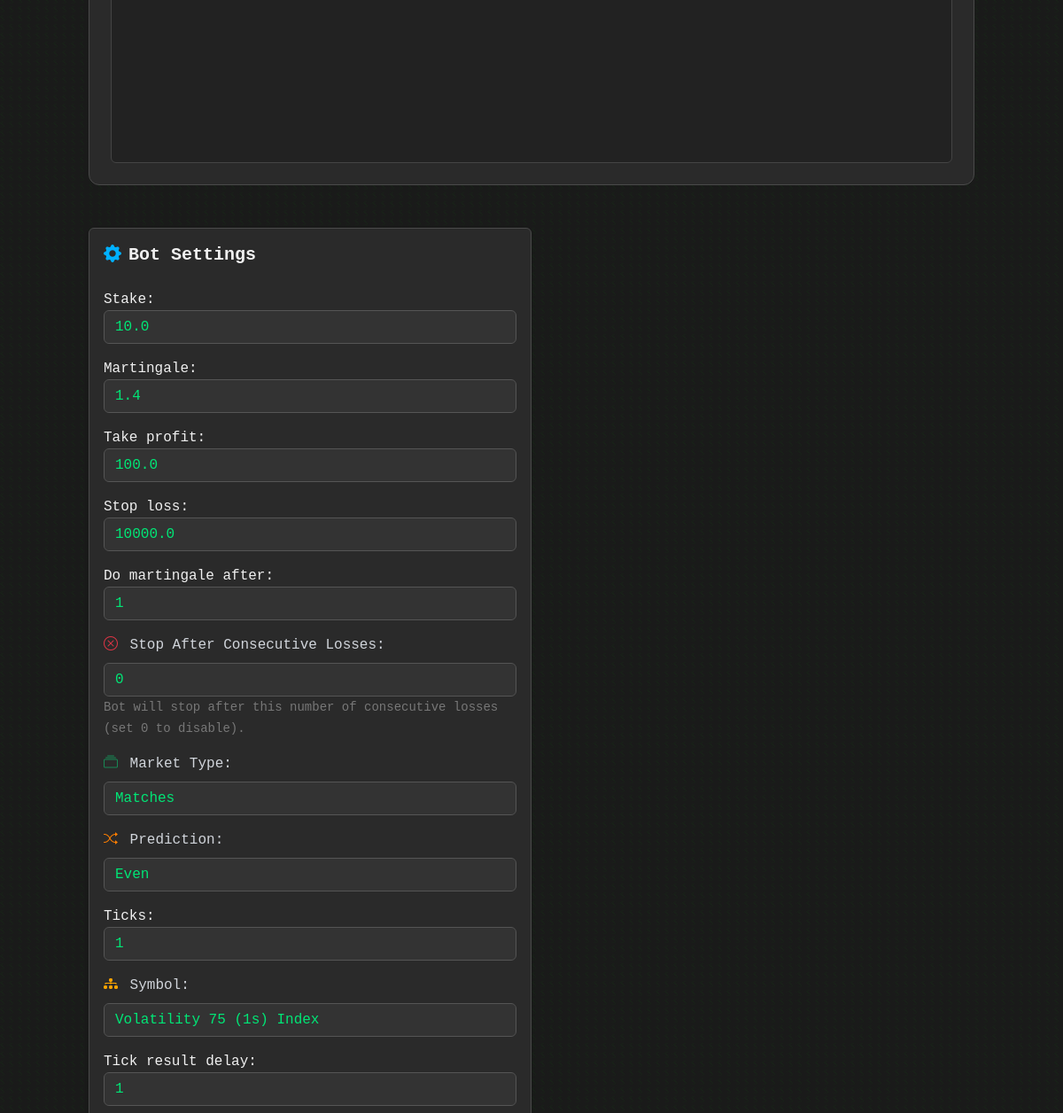
The app's page / (signed in, middle part), older data.
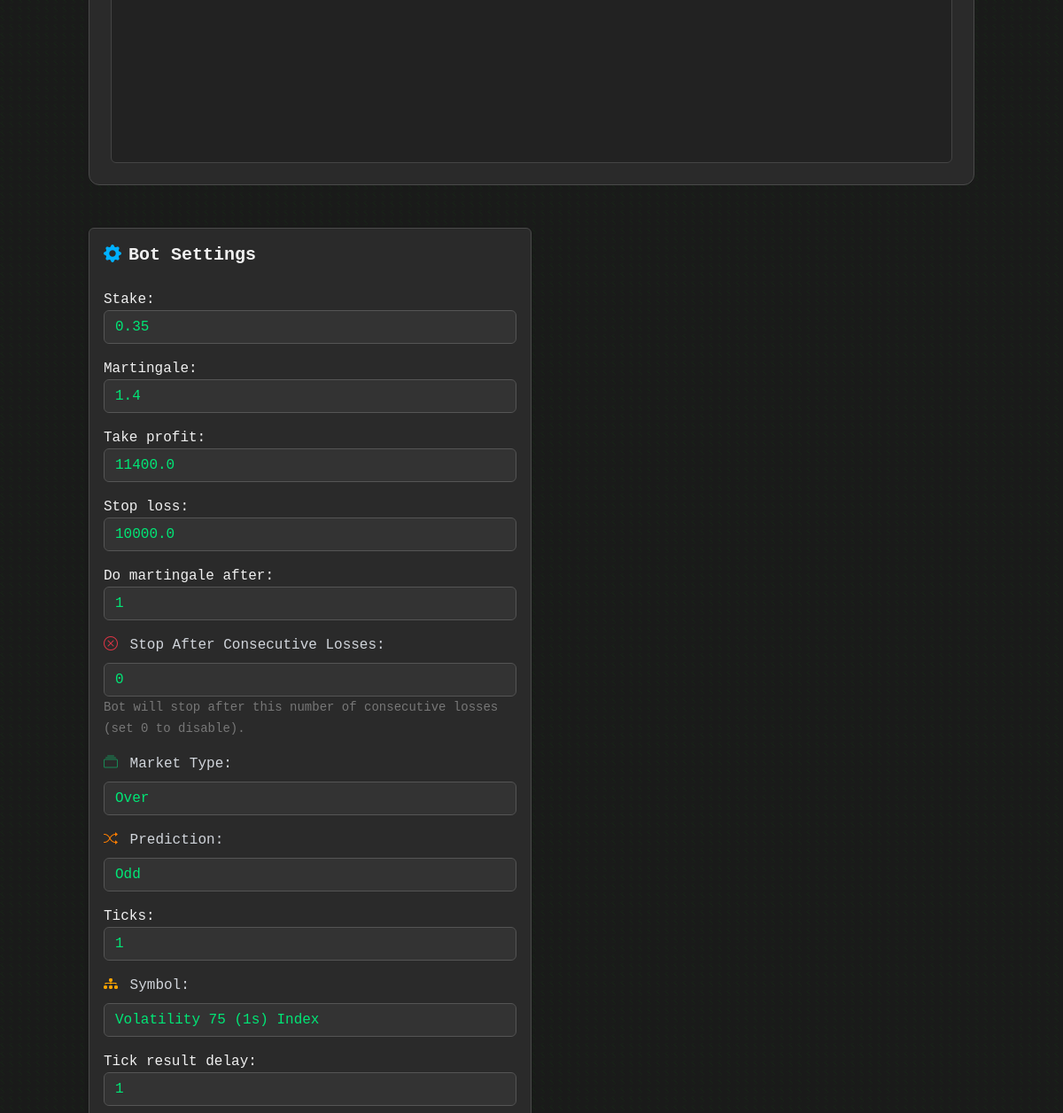
The same page, newer data.
### user_config/models.py (models this page shows, shortened)
class BotSettings(models.Model):
    user = models.OneToOneField(User, on_delete=models.CASCADE)
    stake = models.FloatField(default=1.0)
    martingale = models.FloatField(default=2.0)
    take_profit = models.FloatField(default=10.0)
    stop_loss = models.FloatField(default=10.0)
    do_martingale_after = models.IntegerField(default=1)
    prediction = models.CharField(max_length=10, choices=PREDICTION_CHOICES, default='even')
    ticks = models.IntegerField(default=1)
    symbol = models.CharField(max_length=20, choices=SYMBOL_CHOICES, default="R_50")
    tick_result_delay = models.IntegerField(default=1)
    market_type = models.CharField(max_length=20, choices=MARKET_CHOICES, default='even_odd')
    threshold = models.IntegerField(null=True, blank=True)  # Only used for over/under markets
    recovery_threshold = models.IntegerField(null=True, blank=True)
    stop_after_losses = models.IntegerField(default=0, help_text="Stop bot after X consecutive losses")

### dashboard/views.py (the view, shortened to what this page needs)
# urls.py: path('', views.dashboard_view, name='dashboard'),
@login_required
def dashboard_view(request):
    user = request.user
    profile, _ = UserProfile.objects.get_or_create(user=user)
    settings, _ = BotSettings.objects.get_or_create(user=user)
    status, _ = BotStatus.objects.get_or_create(user=user)
    profile_form = UserProfileForm(instance=profile)
    settings_form = BotSettingsForm(instance=settings)
    is_ajax = request.headers.get("x-requested-with") == "XMLHttpRequest"
    balance, currency = 0.0, "USD"
    try:
        if profile.deriv_token:
            balance, currency = async_to_sync(get_account_balance)(profile.deriv_token)
    except Exception as e:
        print(f"[ERROR] Balance fetch failed: {e}")
    bot_status_text = "Running" if status.is_running else "Stopped"
    bot_status_class = "status-running" if status.is_running else "status-stopped"
    return render(request, 'dashboard/dashboard.html', {
        'profile_form': profile_form,
        'settings_form': settings_form,
        'bot_status': status,
        'balance': balance,
        'currency': currency,
        'bot_status_text': bot_status_text,
        'bot_status_class': bot_status_class,
        'symbol_choices': dict(SYMBOL_CHOICES),
    })

### user_config/forms.py
class UserProfileForm(forms.ModelForm):
    class Meta:
        model = UserProfile
        fields = ['deriv_token']
        widgets = {
            'deriv_token': forms.TextInput(attrs={'class': 'form-control'}),
        }

class BotSettingsForm(forms.ModelForm):
    class Meta:
        model = BotSettings
        exclude = ['user']
        widgets = {
            'stake': forms.NumberInput(attrs={'class': 'form-control'}),
            'martingale': forms.NumberInput(attrs={'class': 'form-control'}),
            'take_profit': forms.NumberInput(attrs={'class': 'form-control'}),
            'stop_loss': forms.NumberInput(attrs={'class': 'form-control'}),
            'do_martingale_after': forms.NumberInput(attrs={'class': 'form-control'}),
            'prediction': forms.Select(attrs={'class': 'form-control'}),
            'ticks': forms.NumberInput(attrs={'class': 'form-control'}),
            'tick_result_delay': forms.NumberInput(attrs={'class': 'form-control'}),
            'threshold': forms.NumberInput(attrs={'class': 'form-control'}),
            'market_type': forms.Select(attrs={'class': 'form-control'}),
            'symbol': forms.Select(attrs={'class': 'form-control'}),
            'recovery_threshold': forms.NumberInput(attrs={'class': 'form-control'}),
            'stop_after_losses': forms.NumberInput(attrs={'class': 'form-control'}),
        }

### dashboard/templates/dashboard/dashboard.html (shortened to what this page needs)
<!DOCTYPE html>
<html lang="en">
<head>
    <link href="https://cdn.jsdelivr.net/npm/bootstrap@5.3.0/dist/css/bootstrap.min.css" rel="stylesheet">
    <link href="https://cdn.jsdelivr.net/npm/bootstrap-icons@1.10.0/font/bootstrap-icons.css" rel="stylesheet">
    <script src="https://cdn.tailwindcss.com"></script>
    <link href="https://cdn.jsdelivr.net/npm/bootstrap-icons@1.11.1/font/bootstrap-icons.css" rel="stylesheet">
</head>
<body class="container py-4">
<div class="mb-5 bg-gray-800 rounded-xl p-4 border border-gray-700">
    <div
        id="bot-log" class="overflow-y-auto bg-gray-900 text-gray-200 p-3 space-y-2 rounded">
    </div>
</div>
<div class="col-md-6 mb-4">
    <div class="card shadow-sm bg-gray-900 text-white border border-gray-700">
        <div class="card-body">
            <h5 class="text-xl font-semibold mb-4 flex items-center">
                <i class="bi bi-gear-fill text-info me-2"></i> Bot Settings
            </h5>
            <form method="post" id="settings-form">
                <div class="mb-3">{{ settings_form.stake.label_tag }}{{ settings_form.stake }}</div>
                <div class="mb-3">{{ settings_form.martingale.label_tag }}{{ settings_form.martingale }}</div>
                <div class="mb-3">{{ settings_form.take_profit.label_tag }}{{ settings_form.take_profit }}</div>
                <div class="mb-3">{{ settings_form.stop_loss.label_tag }}{{ settings_form.stop_loss }}</div>
                <div class="mb-3">{{ settings_form.do_martingale_after.label_tag }}{{ settings_form.do_martingale_after }}</div>
                <div class="mb-3">
                    <label for="id_stop_after_losses" class="form-label text-gray-300">
                        <i class="bi bi-x-circle me-1 text-danger"></i>
                        Stop After Consecutive Losses:
                    </label>
                    <input type="number" name="stop_after_losses" class="form-control bg-gray-800 text-white border-gray-700" id="id_stop_after_losses"
                        value="{{ settings_form.instance.stop_after_losses|default:0 }}" min="0">
                    <small class="form-text text-muted">Bot will stop after this number of consecutive losses (set 0 to disable).</small>
                </div>
                <div class="mb-3">
                    <label for="market-type" class="form-label text-gray-300">
                        <i class="bi bi-collection me-1 text-success"></i> Market Type:
                    </label>
                    <select id="market-type" name="market_type" class="form-control bg-gray-800 text-white border-gray-700">
                        <option value="over" {% if settings_form.instance.market_type == "over" %}selected{% endif %}>Over</option>
                        <option value="matches" {% if settings_form.instance.market_type == "matches" %}selected{% endif %}>Matches</option>
                    </select>
                </div>
                <div id="prediction-wrapper" class="mb-3">
                    <label for="prediction" class="form-label text-gray-300">
                        <i class="bi bi-shuffle me-1 text-warning"></i> Prediction:
                    </label>
                    <select id="prediction" name="prediction" class="form-control bg-gray-800 text-white border-gray-700">
                        <option value="even" {% if settings_form.instance.prediction == "even" %}selected{% endif %}>Even</option>
                        <option value="odd" {% if settings_form.instance.prediction == "odd" %}selected{% endif %}>Odd</option>
                    </select>
                </div>
                <div class="mb-3">{{ settings_form.ticks.label_tag }}{{ settings_form.ticks }}</div>
                <div class="mb-3">
                    <label for="symbol-select" class="form-label text-gray-300">
                        <i class="bi bi-diagram-3-fill me-1 text-primary"></i> Symbol:
                    </label>
                    <select id="symbol-select" name="symbol" class="form-control bg-gray-800 text-white border-gray-700">
                        <optgroup label="Volatility Indices">
                            <option value="1HZ75V" {% if settings_form.instance.symbol == "1HZ75V" %}selected{% endif %}>Volatility 75 (1s) Index</option>
                        </optgroup>
                    </select>
                </div>
                <div class="mb-3">{{ settings_form.tick_result_delay.label_tag }}{{ settings_form.tick_result_delay }}</div>
            </form>
        </div>
    </div>
</div>
</body>
</html>

### dashboard/templates/dashboard/dashboard.html (style rules this page uses)
body { background-color: #1a1a1a; color: #e0e0e0; font-family: 'Consolas', 'Monaco', monospace; overflow-x: hidden; }
body::before { content: ""; position: fixed; top: 0; left: 0; width: 100%; height: 100%; pointer-events: none; background: repeating-linear-gradient( 45deg, rgba(0, 255, 0, 0.05), rgba(0, 255, 0, 0.05) 1px, transparent 1px, transparent 5px ), repeating-linear-gradient( -45deg, rgba(0, 255, 0, 0.05), rgba(0, 255, 0, 0.05) 1px, transparent 1px, transparent 5px ); background-size: 10px 10px; opacity: 0.2; z-index: -1; animation: binary-glow 10s infinite alternate; }
body::after { content: ""; position: fixed; top: 0; left: 0; width: 100%; height: 100%; pointer-events: none; background-repeat: repeat; background-size: 10px 10px; opacity: 0.3; z-index: -1; animation: money-pulse 5s infinite ease-in-out; }
.bg-gray-800, .bg-gray-900 { background-color: #2a2a2a !important; }
.border-gray-700 { border-color: #4a4a4a !important; }
.text-gray-200 { color: #f0f0f0 !important; }
.text-white { color: #f0f0f0 !important; }
.form-control, .form-select { background-color: #333 !important; color: #00e676 !important; border-color: #555 !important; }
select option.bg-white, select option { background-color: #333 !important; color: #00e676 !important; }
#analysis-feed, #bot-log { background-color: #222 !important; border: 1px solid #444 !important; color: #00e676 !important; font-family: 'Consolas', 'Monaco', monospace; font-size: 0.85rem; height: 25rem; max-height: 25rem; overflow-y: auto; }
.text-muted { color: #777 !important; }
.text-info { color: #00b0ff !important; }
.text-warning { color: #ff7f00 !important; }
.text-primary { color: #ffa500 !important; }

Row changes from the older to the newer data that the page shows:
changed BotSettings "Volatility 75 (1s) Index": stake "10.0" → "0.35"; take_profit "100.0" → "11400.0"; market_type "Matches" → "Over"; prediction "Even" → "Odd"
